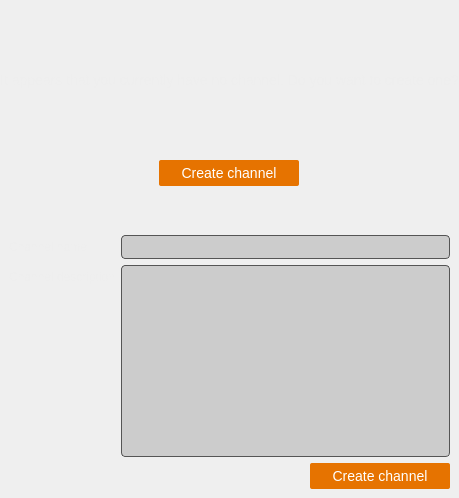
            <widget class="QWidget" name="no_channel_intro_page">
             <layout class="QVBoxLayout" name="verticalLayout">
              <property name="spacing">
               <number>0</number>
              </property>
              <property name="leftMargin">
               <number>0</number>
              </property>
              <property name="topMargin">
               <number>0</number>
              </property>
              <property name="rightMargin">
               <number>0</number>
              </property>
              <property name="bottomMargin">
               <number>0</number>
              </property>
              <item>
               <widget class="QLabel" name="create_new_channel_intro_label">
                <property name="sizePolicy">
                 <sizepolicy hsizetype="Preferred" vsizetype="Fixed">
                  <horstretch>0</horstretch>
                  <verstretch>0</verstretch>
                 </sizepolicy>
                </property>
                <property name="minimumSize">
                 <size>
                  <width>0</width>
                  <height>160</height>
                 </size>
                </property>
                <property name="maximumSize">
                 <size>
                  <width>16777215</width>
                  <height>160</height>
                 </size>
                </property>
                <property name="styleSheet">
                 <string notr="true">color: #eee;
font-size: 14px;</string>
                </property>
                <property name="text">
                 <string>It appears that you currently have no channel. Do you want to create one?</string>
                </property>
                <property name="scaledContents">
                 <bool>false</bool>
                </property>
                <property name="alignment">
                 <set>Qt::AlignCenter</set>
                </property>
               </widget>
              </item>
              <item>
               <widget class="QWidget" name="create_channel_intro_button_container" native="true">
                <layout class="QHBoxLayout" name="horizontalLayout_14">
                 <property name="spacing">
                  <number>0</number>
                 </property>
                 <property name="leftMargin">
                  <number>0</number>
                 </property>
                 <property name="topMargin">
                  <number>0</number>
                 </property>
                 <property name="rightMargin">
                  <number>0</number>
                 </property>
                 <property name="bottomMargin">
                  <number>0</number>
                 </property>
                 <item>
                  <widget class="QPushButton" name="create_channel_intro_button">
                   <property name="sizePolicy">
                    <sizepolicy hsizetype="Fixed" vsizetype="Fixed">
                     <horstretch>0</horstretch>
                     <verstretch>0</verstretch>
                    </sizepolicy>
                   </property>
                   <property name="minimumSize">
                    <size>
                     <width>140</width>
                     <height>26</height>
                    </size>
                   </property>
                   <property name="maximumSize">
                    <size>
                     <width>140</width>
                     <height>26</height>
                    </size>
                   </property>
                   <property name="cursor">
                    <cursorShape>PointingHandCursor</cursorShape>
                   </property>
                   <property name="styleSheet">
                    <string notr="true">border: none;
border-radius: 2px;
background-color: #e67300;
color: white;
font-size: 14px;
</string>
                   </property>
                   <property name="text">
                    <string>Create channel</string>
                   </property>
                  </widget>
                 </item>
                </layout>
               </widget>
              </item>
              <item>
               <spacer name="verticalSpacer_3">
                <property name="orientation">
                 <enum>Qt::Vertical</enum>
                </property>
                <property name="sizeHint" stdset="0">
                 <size>
                  <width>20</width>
                  <height>40</height>
                 </size>
                </property>
               </spacer>
              </item>
              <item>
               <widget class="QWidget" name="create_channel_form" native="true">
                <layout class="QFormLayout" name="formLayout_2">
                 <property name="fieldGrowthPolicy">
                  <enum>QFormLayout::ExpandingFieldsGrow</enum>
                 </property>
                 <item row="0" column="0">
                  <widget class="QLabel" name="channel_name_label_2">
                   <property name="styleSheet">
                    <string notr="true">color: #eee;</string>
                   </property>
                   <property name="text">
                    <string>Channel name</string>
                   </property>
                  </widget>
                 </item>
                 <item row="1" column="0">
                  <widget class="QLabel" name="channel_description_label">
                   <property name="styleSheet">
                    <string notr="true">color: #eee;</string>
                   </property>
                   <property name="text">
                    <string>Channel description</string>
                   </property>
                  </widget>
                 </item>
                 <item row="0" column="1">
                  <widget class="QLineEdit" name="channel_name_edit">
                   <property name="minimumSize">
                    <size>
                     <width>0</width>
                     <height>24</height>
                    </size>
                   </property>
                   <property name="maximumSize">
                    <size>
                     <width>16777215</width>
                     <height>24</height>
                    </size>
                   </property>
                   <property name="styleSheet">
                    <string notr="true">border: 1px solid #555;
background-color: #ccc;
border-radius: 4px;</string>
                   </property>
                  </widget>
                 </item>
                 <item row="1" column="1">
                  <widget class="QTextEdit" name="channel_description_text_edit">
                   <property name="styleSheet">
                    <string notr="true">border: 1px solid #555;
background-color: #ccc;
border-radius: 4px;</string>
                   </property>
                  </widget>
                 </item>
                 <item row="2" column="1">
                  <widget class="QWidget" name="widget" native="true">
                   <property name="minimumSize">
                    <size>
                     <width>0</width>
                     <height>0</height>
                    </size>
                   </property>
                   <layout class="QHBoxLayout" name="horizontalLayout_17">
                    <property name="spacing">
                     <number>0</number>
                    </property>
                    <property name="leftMargin">
                     <number>0</number>
                    </property>
                    <property name="topMargin">
                     <number>0</number>
                    </property>
                    <property name="rightMargin">
                     <number>0</number>
                    </property>
                    <property name="bottomMargin">
                     <number>0</number>
                    </property>
                    <item>
                     <spacer name="horizontalSpacer_21">
                      <property name="orientation">
                       <enum>Qt::Horizontal</enum>
                      </property>
                      <property name="sizeHint" stdset="0">
                       <size>
                        <width>40</width>
                        <height>20</height>
                       </size>
                      </property>
                     </spacer>
                    </item>
                    <item>
                     <widget class="QToolButton" name="create_channel_button">
                      <property name="minimumSize">
                       <size>
                        <width>140</width>
                        <height>26</height>
                       </size>
                      </property>
                      <property name="maximumSize">
                       <size>
                        <width>140</width>
                        <height>26</height>
                       </size>
                      </property>
                      <property name="cursor">
                       <cursorShape>PointingHandCursor</cursorShape>
                      </property>
                      <property name="styleSheet">
                       <string notr="true">border: none;
border-radius: 2px;
background-color: #e67300;
color: white;
font-size: 14px;
</string>
                      </property>
                      <property name="text">
                       <string>Create channel</string>
                      </property>
                     </widget>
                    </item>
                   </layout>
                  </widget>
                 </item>
                </layout>
               </widget>
              </item>
             </layout>
            </widget>
